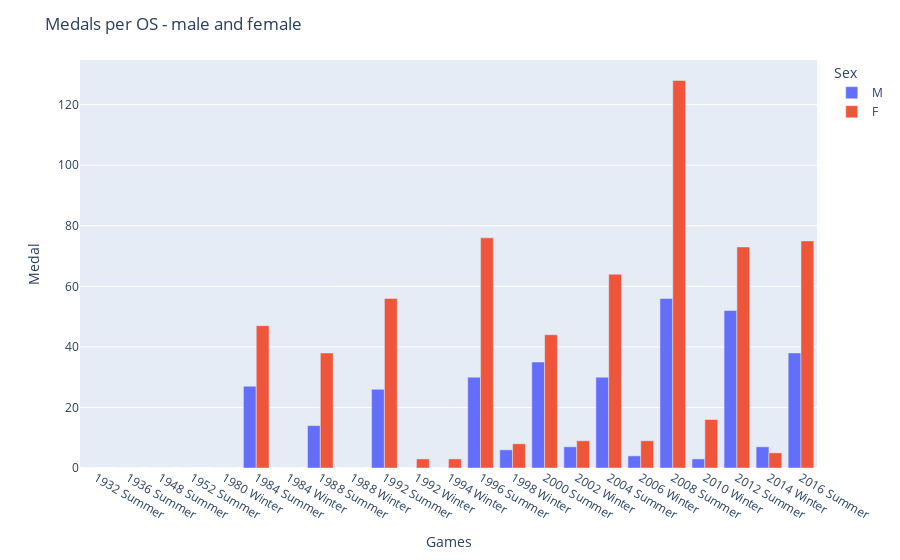

Notebook code cell kept with this figure:
### Markdown cell above
### Medals per OS - male and female

### Code cell
df = df_china
fig = olymics_plot_df(df, "Games", "Medal", grouping = "Sex", plot="bar")
fig.update_layout(title_text = "Medals per OS - male and female")
fig.show()

### Figure 1 — Plotly figure (JSON) as saved in the notebook; plotly's stock layout.template omitted (floating-point values rounded to 4 significant figures)
{"data": [{"alignmentgroup": "True", "hovertemplate": "Sex=M<br>Games=%{x}<br>Medal=%{y}<extra></extra>", "legendgroup": "M", "marker": {"color": "#636efa", "pattern": {"shape": ""}}, "name": "M", "offsetgroup": "M", "orientation": "v", "showlegend": true, "textposition": "auto", "type": "bar", "x": ["1932 Summer", "1936 Summer", "1948 Summer", "1952 Summer", "1980 Winter", "1984 Summer", "1984 Winter", "1988 Summer", "1988 Winter", "1992 Summer", "1992 Winter", "1994 Winter", "1996 Summer", "1998 Winter", "2000 Summer", "2002 Winter", "2004 Summer", "2006 Winter", "2008 Summer", "2010 Winter", "2012 Summer", "2014 Winter", "2016 Summer"], "xaxis": "x", "y": [0, 0, 0, 0, 0, 27, 0, 14, 0, 26, 0, 0, 30, 6, 35, 7, 30, 4, 56, 3, 52, 7, 38], "yaxis": "y"}, {"alignmentgroup": "True", "hovertemplate": "Sex=F<br>Games=%{x}<br>Medal=%{y}<extra></extra>", "legendgroup": "F", "marker": {"color": "#EF553B", "pattern": {"shape": ""}}, "name": "F", "offsetgroup": "F", "orientation": "v", "showlegend": true, "textposition": "auto", "type": "bar", "x": ["1932 Summer", "1936 Summer", "1948 Summer", "1952 Summer", "1980 Winter", "1984 Summer", "1984 Winter", "1988 Summer", "1988 Winter", "1992 Summer", "1992 Winter", "1994 Winter", "1996 Summer", "1998 Winter", "2000 Summer", "2002 Winter", "2004 Summer", "2006 Winter", "2008 Summer", "2010 Winter", "2012 Summer", "2014 Winter", "2016 Summer"], "xaxis": "x", "y": [null, 0, 0, null, 0, 47, 0, 38, 0, 56, 3, 3, 76, 8, 44, 9, 64, 9, 128, 16, 73, 5, 75], "yaxis": "y"}], "layout": {"barmode": "group", "legend": {"title": {"text": "Sex"}, "tracegroupgap": 0}, "margin": {"t": 60}, "title": {"text": "Medals per OS - male and female"}, "xaxis": {"anchor": "y", "domain": [0, 1], "title": {"text": "Games"}}, "yaxis": {"anchor": "x", "domain": [0, 1], "title": {"text": "Medal"}}}}
